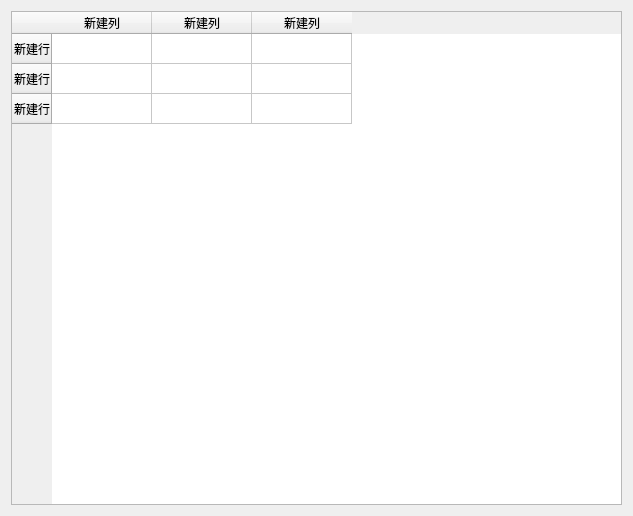
<?xml version="1.0" encoding="UTF-8"?>
<ui version="4.0">
 <class>sheet</class>
 <widget class="QWidget" name="sheet">
  <property name="geometry">
   <rect>
    <x>0</x>
    <y>0</y>
    <width>633</width>
    <height>516</height>
   </rect>
  </property>
  <property name="windowTitle">
   <string>Sheet</string>
  </property>
  <layout class="QHBoxLayout" name="horizontalLayout">
   <item>
    <layout class="QVBoxLayout" name="verticalLayout">
     <item>
      <widget class="QTableWidget" name="tableWidget">
       <row>
        <property name="text">
         <string>新建行</string>
        </property>
       </row>
       <row>
        <property name="text">
         <string>新建行</string>
        </property>
       </row>
       <row>
        <property name="text">
         <string>新建行</string>
        </property>
       </row>
       <column>
        <property name="text">
         <string>新建列</string>
        </property>
       </column>
       <column>
        <property name="text">
         <string>新建列</string>
        </property>
       </column>
       <column>
        <property name="text">
         <string>新建列</string>
        </property>
       </column>
      </widget>
     </item>
    </layout>
   </item>
  </layout>
 </widget>
 <resources/>
 <connections/>
</ui>
